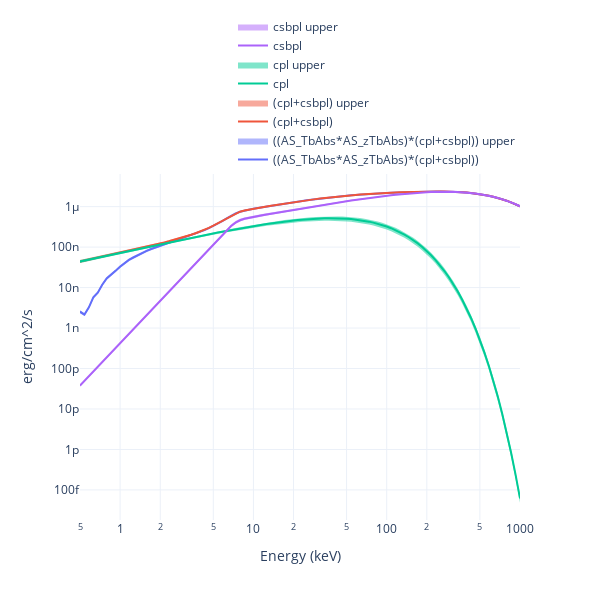

Write notebook code for a chart like this one.
### Code cell
earr = np.logspace(np.log10(0.5), 3, 100)

modelplot = Plot.model(ploter='plotly', style='vFv', CI=True)
fig = modelplot.add_model(model1, E=earr, show=False)
fig = modelplot.add_model(model2, E=earr, show=False)
fig = modelplot.add_model(cpl_ins, E=earr, show=False)
fig = modelplot.add_model(csbpl_ins, E=earr, show=True)
